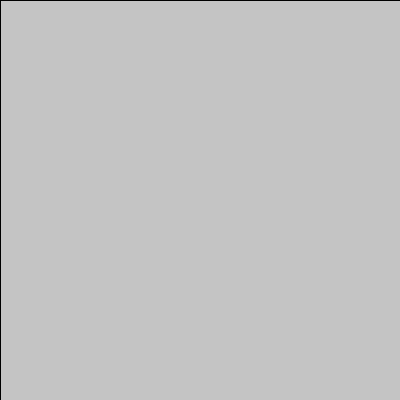
Frame 1 (no input)
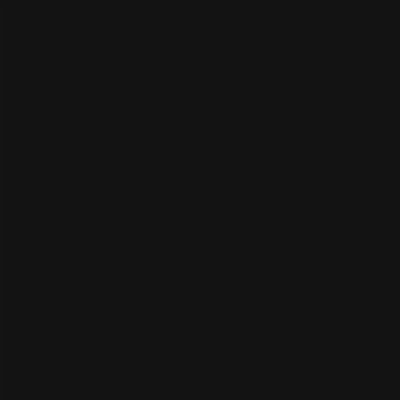
Frame 60 (the mouse pressed at the canvas centre just before this capture)
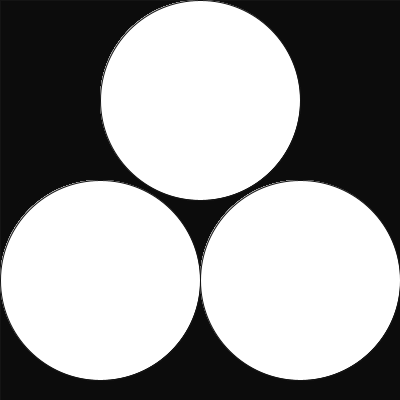
Frame 120 (the mouse held since frame 60 and released just before this capture)

The Processing sketch that drew these frames (run headless with seeded random() and noise(); from frame 60 on, the mouse is pressed at the canvas centre):

// Processing sketch: processing_44877
// ── processing_44877.pde

void setup() {

  size(400, 400);
  smooth();
}
void draw() {

  if(mousePressed){
     if(mouseX>=200) {
    fill(10, 10);
    rect(0, 0, width, height);
    fill(255);
    stroke(20);
    ellipse(mouseX, mouseY-100, mouseX-400, mouseX-400);
    ellipse(mouseX+100, mouseY+80, mouseX-400, mouseX-400);
    ellipse(mouseX-100, mouseY+80, mouseX-400, mouseX-400);
  }else{
    fill(10, 10);
    rect(0, 0, width, height);
    fill(255);
    stroke(20);
    ellipse(mouseX, mouseY-100, mouseX, mouseX);
    ellipse(mouseX+100, mouseY+80, mouseX, mouseX);
    ellipse(mouseX-100, mouseY+80, mouseX, mouseX);

  }

  }else{
     if(mouseX>=200) {
    fill(10, 10);
    rect(0, 0, width, height);
    fill(100);
    stroke(20);
    ellipse(mouseX, mouseY, mouseX-400, mouseX-400);
  }else{
    fill(10, 10);
    rect(0, 0, width, height);
    fill(255);
    stroke(20);
    ellipse(mouseX, mouseY, mouseX, mouseX);
  }
  }
}
